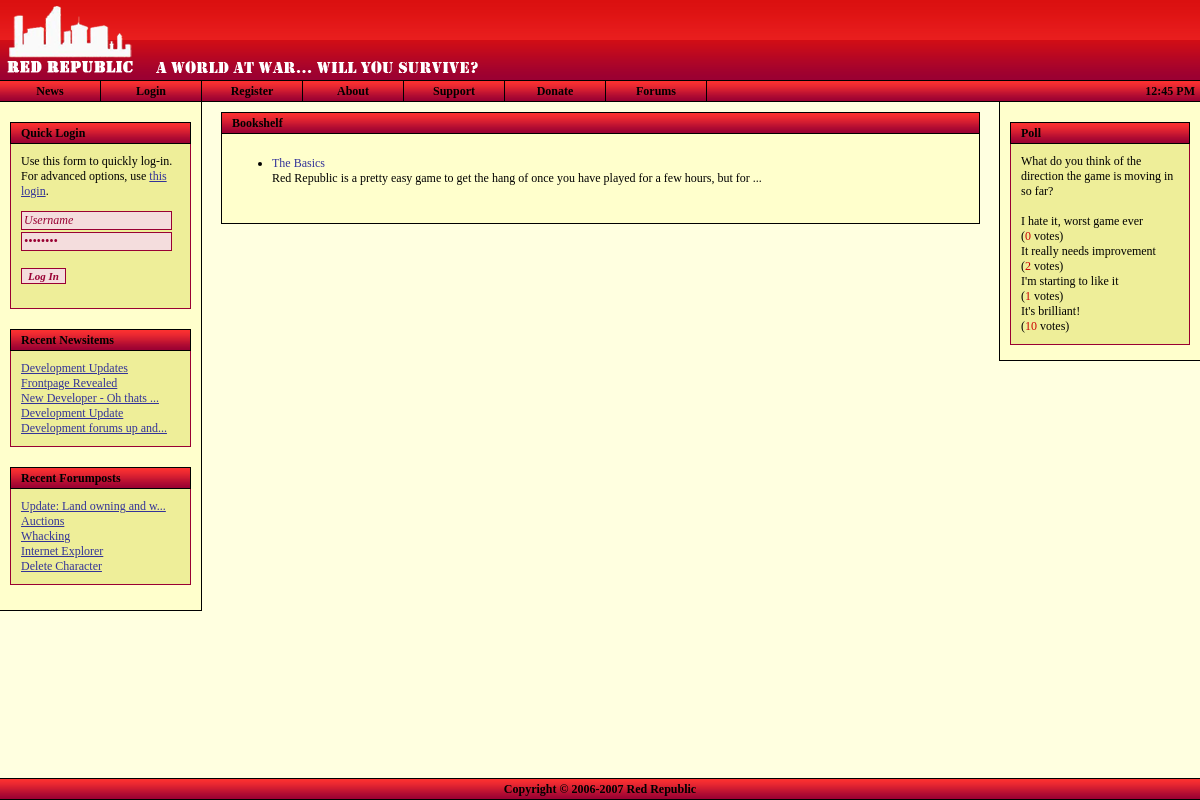
Screenshot of /playerguides.php with the database file from the repository.
### tables this page shows
CREATE TABLE `frontpage_news` (
  `id` bigint(20) NOT NULL auto_increment,
  `news_type` int(11) NOT NULL default '0',
  `news_subject` varchar(255) NOT NULL default '',
  `news_date` timestamp NOT NULL default CURRENT_TIMESTAMP,
  `news_author` varchar(50) NOT NULL default '',
  `news_message` text NOT NULL,
  PRIMARY KEY  (`id`)
);

CREATE TABLE `forums_topics` (
  `id` bigint(20) NOT NULL auto_increment,
  `f_id` bigint(20) NOT NULL default '0',
  `poster_id` bigint(20) NOT NULL default '0',
  `topic_type` int(11) NOT NULL default '0',
  `topic_closed` tinyint(4) NOT NULL default '0',
  `name` varchar(75) NOT NULL default '',
  `date` timestamp NOT NULL default CURRENT_TIMESTAMP,
  `num_views` bigint(20) NOT NULL default '0',
  `last_activity` bigint(20) NOT NULL default '0',
  PRIMARY KEY  (`id`)
);

CREATE TABLE `polls` (
  `id` bigint(20) NOT NULL auto_increment,
  `title` varchar(225) NOT NULL default '',
  `date` varchar(225) NOT NULL default '',
  `author` varchar(225) NOT NULL default '',
  `options` varchar(225) NOT NULL default '',
  `votes` bigint(20) NOT NULL default '0',
  `open` varchar(5) NOT NULL default '',
  `displayed` varchar(5) NOT NULL default '',
  KEY `id` (`id`)
);

CREATE TABLE `polls_options` (
  `id` bigint(20) NOT NULL auto_increment,
  `parent` bigint(20) NOT NULL default '0',
  `option` varchar(225) NOT NULL default '',
  `votes` bigint(20) NOT NULL default '0',
  KEY `id` (`id`)
);

CREATE TABLE `playerguides` (
  `id` bigint(20) NOT NULL auto_increment,
  `name` varchar(225) NOT NULL default '',
  `content` text NOT NULL,
  KEY `id` (`id`)
);

### playerguides.php (the view, shortened to what the rows shown need)
<?
 include "includes/utility.inc.php";
 include "includes/header.php";
$fquery = $db->query( "SELECT * FROM playerguides ORDER BY id ASC" );
	?>
	<?
if ( $db->getRowCount( $fquery ) == 0 )
{
	?>
	<div class="title">
		<div style="margin-left: 10px;">Red Republic Player Guides</div>
	</div>
	<div class="content">
		<p>There were no questions found in the database.</p>
	</div>
	<?
} else {
	?>
	<div class="content">
		<p>
		<ul>
		<?
		while ( $cont = $db->fetch_array( $fquery ) )
		{
			?>
			<li><a href='playerguides.php?id=<?=$cont['id'];?>' style='text-decoration: none;'><?=$cont['name'];?></a><br /><?=shortstr( str_replace( chr( 13 ), "<br />", $cont['content'] ), 100);?></li><br />
			<?
		}
		?>
		</ul>
		</p>
	</div>
<?
}
include "includes/footer.php";
?>

### includes/header.php (shortened to what the rows shown need)
<?
include_once "utility.inc.php";
?>
<!DOCTYPE html PUBLIC "-//W3C//DTD XHTML 1.0 Strict//EN"
"http://www.w3.org/TR/xhtml1/DTD/xhtml1-strict.dtd">
<html xmlns="http://www.w3.org/1999/xhtml">
<head>
	<link rel="stylesheet" type="text/css" href="<?=$rootdir;?>/stylesheets/general_style.css" />
</head>
<body id="body" style="margin-left: 0px; margin-top: 0px; margin-right: 0px; margin-bottom: 0px;"
<?
if ( isset( $err ) && $err->is_error() ) { ?>onload="openErrorDisplay();"<? }
elseif ( isset( $nav ) && $nav == "events" && $char->hasEventRequest() ) { ?>onload="openEventRequest();"<? } ?>
>
<div style="position: relative; min-height: 100%;">
	<div class="maindiv">
		<div style="position: relative; min-height: 85%;">
			<div class="leftnavigation" style="padding-bottom: 10px;">
				<?
				if ( !$_SESSION['ingame'] && !$_SESSION['inadmin'] ) {
				?>
				<div class="navcontent">
					<?
						$news = getSiteNews();
						for ( $i = 0; $i < count( $news ); $i++ )
						{
							$arr = $news[$i];
							if ( strlen( $arr['subject'] ) > 25 )
								$subj = substr( $arr['subject'], 0, 25 ) . "...";
							else
								$subj = $arr['subject'];
							echo "<a href=\"".$rootdir."/news.php?id=". $arr['id'] ."\">" . $subj . "</a><br />";
						}
					?>
				</div>
				<div class="navcontent">
					<?
						$rights = ( getUserRights() === false ) ? 0 : getUserRights();
						$rec = $db->query( "SELECT forums_topics.id, forums_topics.name FROM forums_topics INNER JOIN forums_forums ON forums_topics.f_id = forums_forums.id WHERE forums_forums.auth_level <= $rights ORDER BY last_activity DESC LIMIT 0,5" );
						while ( $res = $db->fetch_array( $rec ) )
						{
							if ( strlen( $res['name'] ) > 25 )
								$subj = substr( $res['name'], 0, 25 ) . "...";
							else
								$subj = $res['name'];
							echo "<a href=\"".$rootdir."/forums/viewtopic.php?id=". $res['id'] ."\">" . stripslashes( $subj ) . "</a><br />";
						}
					?>
				</div>
				<? } ?>
			</div>
			<? if ( isset( $_SESSION['ingame'] ) && user_auth() ) { ?>
			<div class="rightcontent">
				<div class="title" style="background: url('<?=$rootdir;?>/images/forumgrad_vert_20.png'); text-align: right; margin: 10px;">
				<?
				if ( $char->hasEventRequest() )
				{
					?>
					<img src="<?=$rootdir;?>/images/icon_read_red_anim.gif" alt="I" title="You have an event request." onclick="window.location='<?=$rootdir;?>/events/index.php';" style="margin-top: 2px; cursor: pointer;" />
					<?
				}
				$mailboxquery = $db->query( "SELECT * FROM char_mailbox WHERE char_id=". $char->character_id ." AND has_arrived=1" );
				if ( $db->getRowCount( $mailboxquery ) == 0 )
				{
					?>
					<img src="<?=$rootdir;?>/images/icon_mailbox.png" alt="I" title="Go to your mailbox" onclick="window.location='<?=$rootdir;?>/mailbox.php';" style="margin-top: 2px; cursor: pointer;" />
					<?
				}
				else
				{
					?>
					<img src="<?=$rootdir;?>/images/icon_mailbox_anim.gif" alt="I" title="You've got mail." onclick="window.location='<?=$rootdir;?>/mailbox.php';" style="margin-top: 2px; cursor: pointer;" />
					<?
				}
				?>
				<img src="<?=$rootdir;?>/images/charstats.png" alt="I" title="Show Character Information" onclick="showCharacter();" style="margin-top: 2px; cursor: pointer;" />
				<img src="<?=$rootdir;?>/images/icon_inventory.gif" alt="I" title="Show Inventory Listing" onclick="showInventory();" style="margin-top: 2px; cursor: pointer;" />
				<img src="<?=$rootdir;?>/images/icon_users.png" alt="U" title="Show User List" onclick="showUserList();" style="margin-top: 2px; cursor: pointer;" />
				</div>
				<div class="title" style="margin: 10px; margin-bottom: 0px;">
					<div style="margin-left: 10px;">Avatar</div>
				</div>
				<div class="content" style="border: none; margin-left: 10px; margin-right: 10px; background-color: #fff686;">
					<img src="<?=$rootdir;?>/images/<?
					if ( strlen( $char->avatar_url ) == 0 ) { print("cs_avatar150x150.png"); } else { print( $char->avatar_url ); }
					?>" alt="Avatar" style="margin-left: 5px;" />
				</div>
				<div class="title" style="margin: 10px; margin-bottom: 0px;">
					<div style="margin-left: 10px;">Character Information</div>
				</div>
				<div class="content" style="border: none; margin-left: 10px; margin-right: 10px; background-color: #fff686;">
				<table style="width: 100%;" cellspacing="0">
				<tr>
					<td style="width: 45%;"><strong>Nick:</strong></td><td><?=$char->nickname;?></td>
				</tr><tr>
					<td style="width: 45%;"><strong>First:</strong></td><td><?=$char->firstname;?></td>
				</tr><tr>
					<td style="width: 45%;"><strong>Last:</strong></td><td><?=$char->lastname;?></td>
				</tr><tr>
					<td style="width: 45%;"><strong>Birth:</strong></td><td><?=date( dateDisplay(), strtotime( $char->birthdate ) );?></td>
				</tr><tr>
					<td style="width: 45%;"><strong>Sex:</strong></td><td><?=$char->gender_full;?></td>
				</tr><tr>
					<td colspan="2" style="height: 15px;">&nbsp;</td>
				</tr><tr>
					<td colspan="2" align="center" style="padding: 0px; border: 1px solid #990033; border-bottom: none; color: #fff; height: 20px; background: url( '<?=$rootdir;?>/images/grad_vert_20.png' ); width: 100%;">
						<strong>Health</strong>
					</td>
				</tr><tr>
					<td colspan="2" style="border: solid 1px #990033; border-top: none; padding: 0px;">
						<table style="width: 100%; padding: 0px;" cellspacing="0" cellpadding="0">
						<tr>
						<? $leftwidth = $char->health / $char->maxhealth; $leftwidth *= 100; ?>
						<td style="width: <?=$leftwidth;?>%; padding: 3px; background-color: green; color: white; text-align: center;"><?=$leftwidth;?>%</td>
						<td style="width: <?=(100-$leftwidth);?>%;"></td>
						</tr>
						</table>
					</td>
				</tr><tr>
					<td colspan="2" style="height: 15px;">&nbsp;</td>
				</tr>
				<?
				if ( $char->hasVehicle() )
				{
					?>
					<tr>
						<td colspan="2" align="center" style="padding: 0px; border: 1px solid #990033; border-bottom: none; color: #fff; height: 20px; background: url( '<?=$rootdir;?>/images/grad_vert_20.png' ); width: 100%;">
						<strong><?=$char->getVehicleInfo('name');?></strong>
						</td>
					</tr><tr>
						<td colspan="2" style="border: solid 1px #990033; border-top: none; padding: 0px;">
							<table style="width: 100%; padding: 0px;" cellspacing="0" cellpadding="0">
							<tr>
							<? $leftwidth = $char->getVehicleHealth() / 100; $leftwidth *= 100; ?>
							<td style="width: <?=$leftwidth;?>%; padding: 3px; background-color: #36505F; color: white; text-align: center;"><?=$leftwidth;?>%</td>
							<td style="width: <?=(100-$leftwidth);?>%;"></td>
							</tr>
							</table>
						</td>
					</tr>
					<?
				}
				?>
				<tr>
					<td colspan="2" style="height: 15px;">&nbsp;</td>
				</tr><tr>
					<td colspan="2" style="text-align: center; border: 1px solid #990033; border-bottom: none; color: #fff; height: 20px; background: url( '<?=$rootdir;?>/images/grad_vert_20.png' ); width: 100%; padding: 0px;">
						<strong>Money</strong>
					</td>
				</tr><tr>
					<td style="width: 45%; border: solid 1px #990033; border-top: none; border-bottom: none; padding: 2px;"><strong>Money:</strong></td><td  style="border-right: solid 1px #990033; padding: 2px;" id="money_clean">$<?=$char->money_clean;?></td>
				</tr><tr>
					<td style="width: 45%; border: solid 1px #990033; padding: 2px;"><strong>Dirty:</strong></td><td style="border: solid 1px #990033; border-left: none; padding: 2px;">$<?=$char->money_dirty;?></td>
				</tr><tr>
					<td colspan="2" style="height: 15px;">&nbsp;</td>
				</tr>
				</table>
				</div>
			</div>
			<? } else { ?>
			<div class="rightcontent">
				<div class="title" style="margin-top: 20px; margin-left: 10px; margin-right: 10px; padding-left: 10px;">
					Poll
				</div>
				<div class="navcontent" style="margin-left: 10px; margin-right: 10px;">
					<?
					$pollQuery = $db->query( "SELECT * FROM polls WHERE open='true' AND displayed='true'" );
					if ( $db->getRowcount( $pollQuery ) == 0 )
					{
						print("Sorry, no polls found.");
					} else {
						$poll = $db->fetch_array( $pollQuery );
						$voterQuery = $db->query( "SELECT * FROM polls_voters WHERE ip='" . $_SERVER["REMOTE_ADDR"] . "' AND poll=" . $poll['id'] );
						print( $poll['title'] . "<br />");
						if ( $db->getRowCount( $voterQuery ) == 0 )
						{
							?>
							<form method='post' action='<?=$rootdir;?>/vote.php'>
							<p>
							<input type='hidden' name='id' value='<?=$poll['id'];?>' />
							<?
							$optionQuery = $db->query( "SELECT * FROM polls_options WHERE parent=" . $poll['id'] . " ORDER BY id ASC" );
							while ( $option = $db->fetch_array( $optionQuery ) )
							{
								?>
								<input type="radio" class='std_input' name="option" value="<?=$option['id'];?>" /> <?=$option['option'];?><br />
								<?
							}
							?>
							<br />
							<input type="submit" class='std_input' name="vote" value="Vote" />
							</p>
							</form>
							<?
						} else {
							?><br /><?
							$optionQuery = $db->query( "SELECT * FROM polls_options WHERE parent=" . $poll['id'] );
							while ( $option = $db->fetch_array( $optionQuery ) )
							{
								?>
								<?=$option['option'];?><br />(<span style='color: #CC0000'><?=$option['votes'];?></span> votes)<br />
								<?
							}
						}
					}
					?>
				</div>
			</div>
			<? } ?>
			<div class="pagecontent">

### rows the page displays
frontpage_news: news_subject "Development Updates"
frontpage_news: news_subject "Frontpage Revealed"
frontpage_news: news_subject "New Developer - Oh thats ..."
frontpage_news: news_subject "Development Update"
frontpage_news: news_subject "Development forums up and..."
forums_topics: name "Update: Land owning and w..."
forums_topics: name "Auctions"
forums_topics: name "Whacking"
forums_topics: name "Internet Explorer"
forums_topics: name "Delete Character"
polls: title "What do you think of the direction the game is moving in so far?"
polls_options: option "I hate it, worst game ever", votes "0"
polls_options: option "It really needs improvement", votes "2"
polls_options: option "I'm starting to like it", votes "1"
polls_options: option "It's brilliant!", votes "10"
playerguides: name "The Basics", content "Red Republic is a pretty easy game to get the hang of once you have played for a few hours, but for ..."
